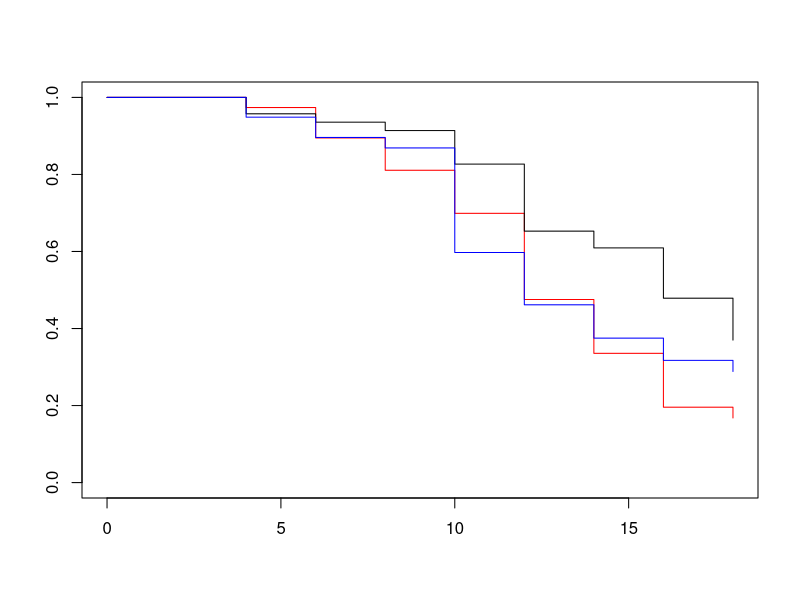
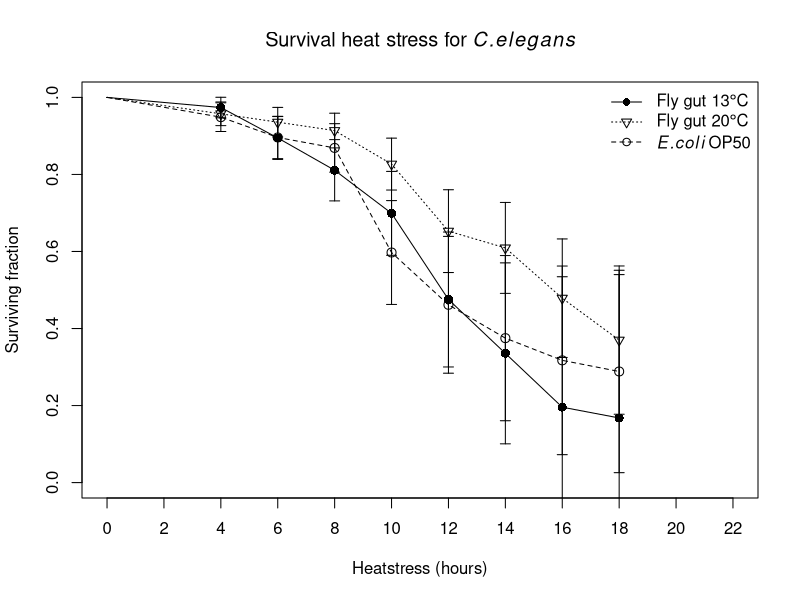
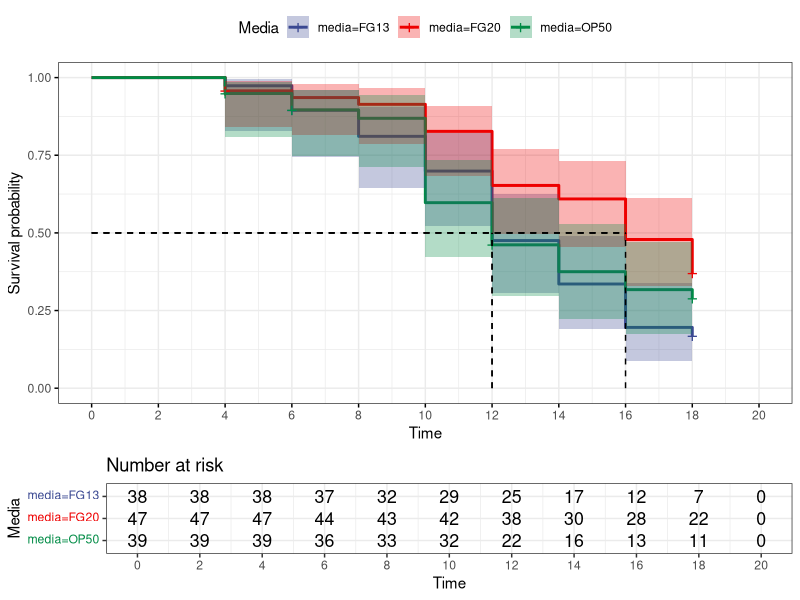
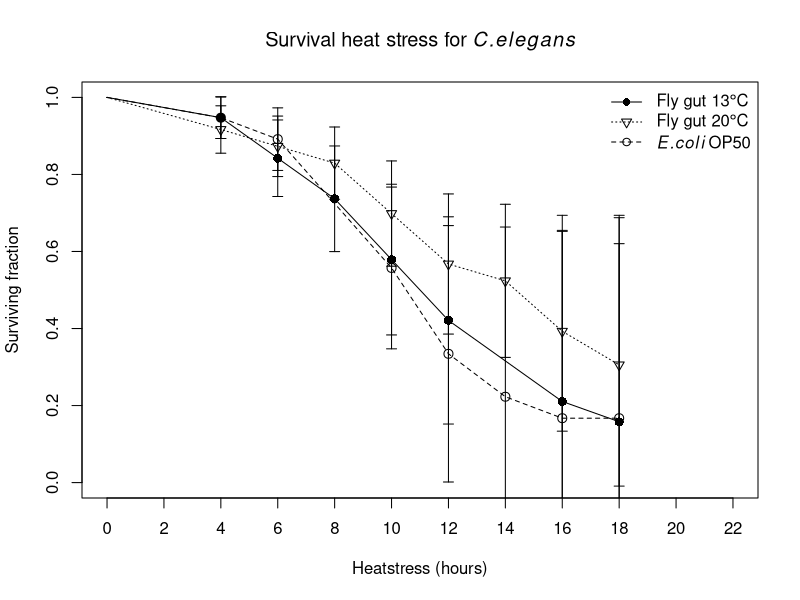
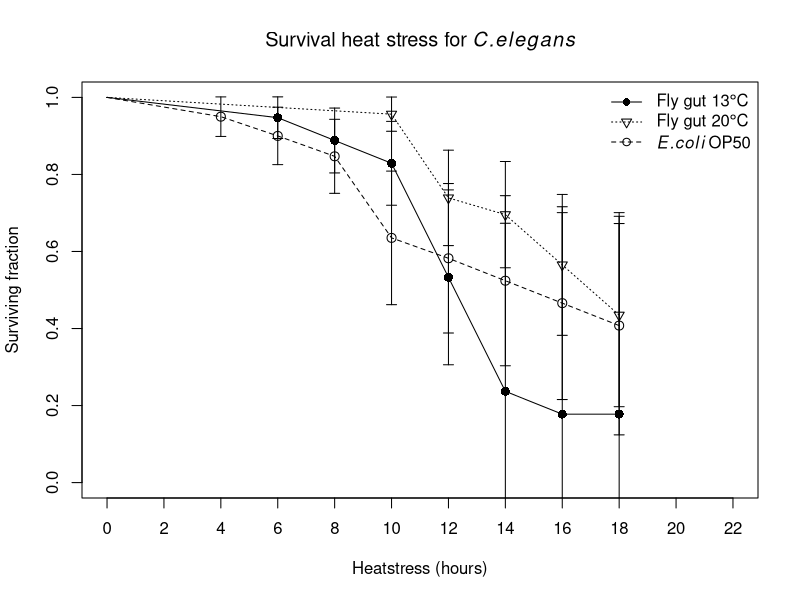
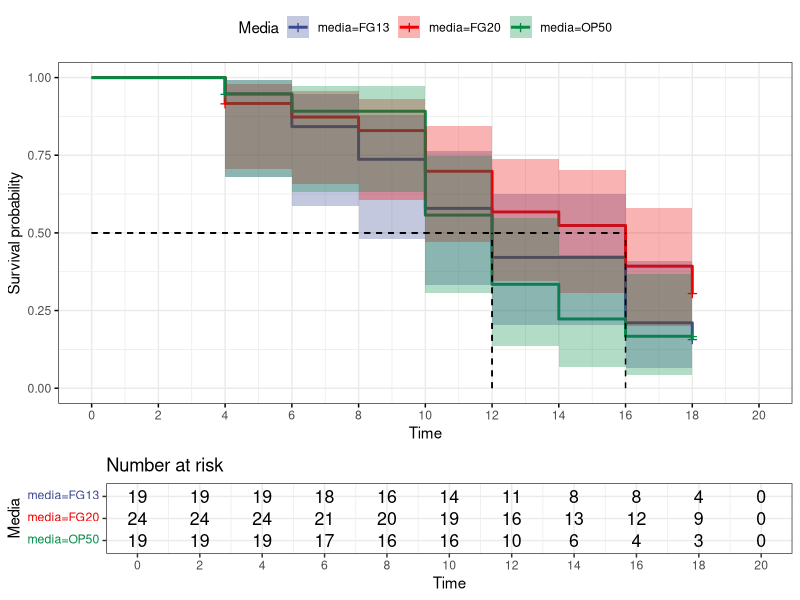
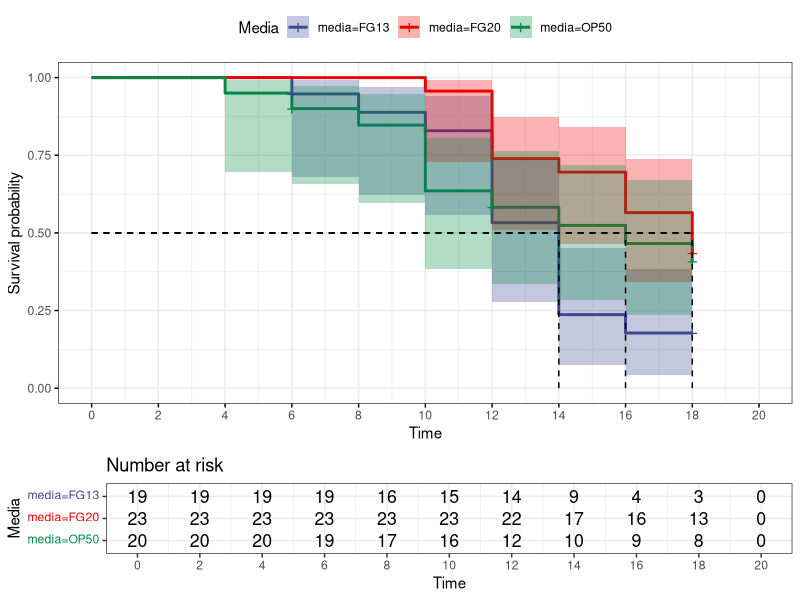

The R script that drew these images, in order:
## ---- chunk 1
knitr::opts_chunk$set(echo = TRUE)
library(survival) 
library(here)
library(survminer)
## ---- chunk 2
data <- read.table(here('data','Worm_4days.csv'), header = TRUE, sep = ";", dec = ",")
head(data)
## ---- chunk 3
colnames(data)<-c("Time","status","media",'Replicate')
head(data)
## ---- chunk 4
data$Survobj <- with(data,Surv(data$Time, event = data$status))
km <- survfit(Survobj ~ media, data = data,conf.type = "log-log", error = "greenwood")
plot(km, col = c("red","black",'blue'))
## ---- chunk 5
df_fly_13 <- data.frame(c(0,km$time[1:8]),c(1,km$surv[1:8]),c(0,km$std.err[1:8]))
colnames(df_fly_13) <- c('Time','Surv','Std.error')
df_fly_20 <- data.frame(c(0,km$time[9:16]),c(1,km$surv[9:16]),
                        c(0,km$std.err[9:16]))
colnames(df_fly_20) <- c('Time','Surv','Std.error')
df_OP50 <- data.frame(c(0,km$time[17:24]),c(1,km$surv[17:24]),
                        c(0,km$std.err[17:24]))
colnames(df_OP50) <- c('Time','Surv','Std.error')

plot(df_fly_13$Time[2:9],df_fly_13$Surv[2:9], pch = 16, cex = 1.2, xlab = 'Heatstress (hours)', 
     ylab = 'Surviving fraction', 
     main = expression('Survival heat stress for'~italic(C.elegans)),
     xlim = c(0,22), ylim = c(0,1), xaxp = c(0,22,11))
lines(df_fly_13$Time,df_fly_13$Surv)
arrows(df_fly_13$Time, df_fly_13$Surv-df_fly_13$Std.error, df_fly_13$Time, 
       df_fly_13$Surv+df_fly_13$Std.error, length=0.05, angle=90, code=3, col = 'black')
points(df_OP50$Time[2:9],df_OP50$Surv[2:9], pch = 1, cex = 1.2)
lines(df_OP50$Time,df_OP50$Surv, lty = 2)
arrows(df_OP50$Time, df_OP50$Surv-df_OP50$Std.error,
      df_OP50$Time, df_OP50$Surv+df_OP50$Std.error, 
      length=0.05, angle=90, code=3, col = 'black')
points(df_fly_20$Time[2:9],df_fly_20$Surv[2:9], pch = 6)
lines(df_fly_20$Time,df_fly_20$Surv,lty = 3)
arrows(df_fly_20$Time, df_fly_20$Surv-df_fly_20$Std.error, df_fly_20$Time, 
       df_fly_20$Surv+df_fly_20$Std.error, length=0.05, angle=90, code=3, col = 'black')
legend('topright', pch = c(16,6,1),lty = c(1,3,2), 
       legend = c(expression('Fly gut 13'*degree*C),
                  expression('Fly gut 20'*degree*C),
                  expression(italic(E.coli) ~ OP50)), bty = 'n')
## ---- chunk 6
ggsurvplot(km,data = data, conf.int = TRUE, ggtheme = theme_bw(),
           risk.table = 0.25, palette ='aaas', surv.median.line = 'hv',
           legend.title = 'Media',break.x.by = 2) 
## ---- chunk 7
survdiff(Survobj ~media, data = data, rho = 0) 
survdiff(Survobj ~media, data = data, rho = 1) 
fit <- coxph(Survobj ~media, data = data)
summary(fit)
## ---- chunk 8
d1 <- data[data$Replicate == 1,]
d2 <- data[data$Replicate == 2,]
d1$Survobj <- with(d1,Surv(d1$Time, event = d1$status))
d2$Survobj <- with(d2,Surv(d2$Time, event = d2$status))
## ---- chunk 9

km1 <- survfit(Survobj ~ media, data = d1,conf.type = "log-log")
km2 <- survfit(Survobj ~ media, data = d2,conf.type = "log-log")
df_fly_13 <- data.frame(c(0,km1$time[1:7]),c(1,km1$surv[1:7]),
                        c(0,km1$std.err[1:7]))
colnames(df_fly_13) <- c('Time','Surv','Std.error')
df_fly_20 <- data.frame(c(0,km1$time[8:15]),c(1,km1$surv[8:15]),
                        c(0,km1$std.err[8:15]))
colnames(df_fly_20) <- c('Time','Surv','Std.error')
df_OP50 <- data.frame(c(0,km1$time[16:24]),c(1,km1$surv[16:24]),
                        c(0,km1$std.err[16:24]))
colnames(df_OP50) <- c('Time','Surv','Std.error')

plot(df_fly_13$Time[2:9],df_fly_13$Surv[2:9], pch = 16, cex = 1.2, xlab = 'Heatstress (hours)', 
     ylab = 'Surviving fraction', 
     main = expression('Survival heat stress for'~italic(C.elegans)),
     xlim = c(0,22), ylim = c(0,1), xaxp = c(0,22,11))
lines(df_fly_13$Time,df_fly_13$Surv)
arrows(df_fly_13$Time, df_fly_13$Surv-df_fly_13$Std.error, df_fly_13$Time, 
       df_fly_13$Surv+df_fly_13$Std.error, length=0.05, angle=90, code=3, col = 'black')
points(df_OP50$Time[2:9],df_OP50$Surv[2:9], pch = 1, cex = 1.2)
lines(df_OP50$Time,df_OP50$Surv, lty = 2)
arrows(df_OP50$Time, df_OP50$Surv-df_OP50$Std.error,
      df_OP50$Time, df_OP50$Surv+df_OP50$Std.error, 
      length=0.05, angle=90, code=3, col = 'black')
points(df_fly_20$Time[2:9],df_fly_20$Surv[2:9], pch = 6)
lines(df_fly_20$Time,df_fly_20$Surv,lty = 3)
arrows(df_fly_20$Time, df_fly_20$Surv-df_fly_20$Std.error, df_fly_20$Time, 
       df_fly_20$Surv+df_fly_20$Std.error, length=0.05, angle=90, code=3, col = 'black')
legend('topright', pch = c(16,6,1),lty = c(1,3,2), 
       legend = c(expression('Fly gut 13'*degree*C),
                  expression('Fly gut 20'*degree*C),
                  expression(italic(E.coli) ~ OP50)), bty = 'n')

df_fly_13 <- data.frame(c(0,km2$time[1:7]),c(1,km2$surv[1:7]),c(0,km2$std.err[1:7]))
colnames(df_fly_13) <- c('Time','Surv','Std.error')
df_fly_20 <- data.frame(c(0,km2$time[8:12]),c(1,km2$surv[8:12]),
                        c(0,km2$std.err[8:12]))
colnames(df_fly_20) <- c('Time','Surv','Std.error')
df_OP50 <- data.frame(c(0,km2$time[13:20]),c(1,km2$surv[13:20]),
                        c(0,km2$std.err[13:20]))
colnames(df_OP50) <- c('Time','Surv','Std.error')

plot(df_fly_13$Time[2:9],df_fly_13$Surv[2:9], pch = 16, cex = 1.2, xlab = 'Heatstress (hours)', 
     ylab = 'Surviving fraction', 
     main = expression('Survival heat stress for'~italic(C.elegans)),
     xlim = c(0,22), ylim = c(0,1), xaxp = c(0,22,11))
lines(df_fly_13$Time,df_fly_13$Surv)
arrows(df_fly_13$Time, df_fly_13$Surv-df_fly_13$Std.error, df_fly_13$Time, 
       df_fly_13$Surv+df_fly_13$Std.error, length=0.05, angle=90, code=3, col = 'black')
points(df_OP50$Time[2:9],df_OP50$Surv[2:9], pch = 1, cex = 1.2)
lines(df_OP50$Time,df_OP50$Surv, lty = 2)
arrows(df_OP50$Time, df_OP50$Surv-df_OP50$Std.error,
      df_OP50$Time, df_OP50$Surv+df_OP50$Std.error, 
      length=0.05, angle=90, code=3, col = 'black')
points(df_fly_20$Time[2:9],df_fly_20$Surv[2:9], pch = 6)
lines(df_fly_20$Time,df_fly_20$Surv,lty = 3)
arrows(df_fly_20$Time, df_fly_20$Surv-df_fly_20$Std.error, df_fly_20$Time, 
       df_fly_20$Surv+df_fly_20$Std.error, length=0.05, angle=90, code=3, col = 'black')
legend('topright', pch = c(16,6,1),lty = c(1,3,2), 
       legend = c(expression('Fly gut 13'*degree*C),
                  expression('Fly gut 20'*degree*C),
                  expression(italic(E.coli) ~ OP50)), bty = 'n')
## ---- chunk 10
ggsurvplot(km1,data = data, conf.int = TRUE, ggtheme = theme_bw(),
           risk.table = 0.25, palette ='aaas', surv.median.line = 'hv',
           legend.title = 'Media',break.x.by = 2) 
ggsurvplot(km2,data = data, conf.int = TRUE, ggtheme = theme_bw(),
           risk.table = 0.25, palette ='aaas', surv.median.line = 'hv',
           legend.title = 'Media',break.x.by = 2) 
## ---- chunk 11
survdiff(Survobj ~media, data = d1, rho = 0) 
survdiff(Survobj ~media, data = d1, rho = 1) 
fit <- coxph(Survobj ~media, data = d1)
summary(fit)
survdiff(Survobj ~media, data = d2, rho = 0) 
survdiff(Survobj ~media, data = d2, rho = 1) 
fit <- coxph(Survobj ~media, data = d2)
summary(fit)
